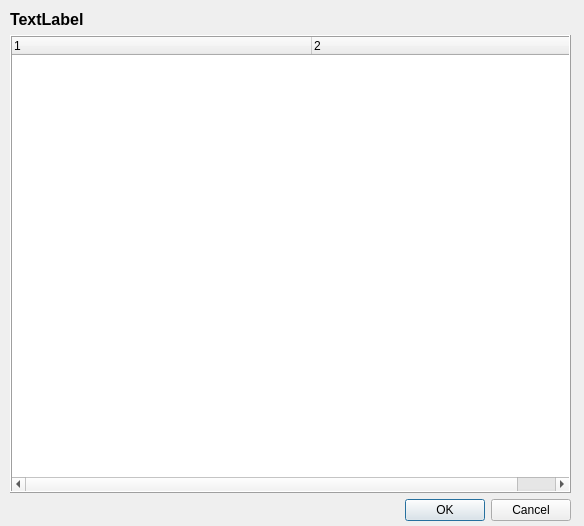
<?xml version="1.0" encoding="UTF-8"?>
<ui version="4.0">
 <class>CStatus</class>
 <widget class="QDialog" name="CStatus">
  <property name="geometry">
   <rect>
    <x>0</x>
    <y>0</y>
    <width>584</width>
    <height>526</height>
   </rect>
  </property>
  <property name="windowTitle">
   <string>Dialog</string>
  </property>
  <widget class="QWidget" name="verticalLayoutWidget">
   <property name="geometry">
    <rect>
     <x>10</x>
     <y>10</y>
     <width>561</width>
     <height>511</height>
    </rect>
   </property>
   <layout class="QVBoxLayout" name="verticalLayout">
    <item>
     <widget class="QLabel" name="lblStatus">
      <property name="font">
       <font>
        <pointsize>12</pointsize>
        <weight>75</weight>
        <bold>true</bold>
       </font>
      </property>
      <property name="text">
       <string>TextLabel</string>
      </property>
     </widget>
    </item>
    <item>
     <widget class="QTreeWidget" name="tblStatus">
      <property name="focusPolicy">
       <enum>Qt::NoFocus</enum>
      </property>
      <property name="contextMenuPolicy">
       <enum>Qt::NoContextMenu</enum>
      </property>
      <property name="toolTip">
       <string>Aktions-Protokoll des Updates</string>
      </property>
      <property name="autoFillBackground">
       <bool>true</bool>
      </property>
      <property name="frameShape">
       <enum>QFrame::Box</enum>
      </property>
      <property name="frameShadow">
       <enum>QFrame::Raised</enum>
      </property>
      <property name="editTriggers">
       <set>QAbstractItemView::NoEditTriggers</set>
      </property>
      <property name="tabKeyNavigation">
       <bool>false</bool>
      </property>
      <property name="showDropIndicator" stdset="0">
       <bool>false</bool>
      </property>
      <property name="dragDropOverwriteMode">
       <bool>false</bool>
      </property>
      <property name="alternatingRowColors">
       <bool>true</bool>
      </property>
      <property name="selectionMode">
       <enum>QAbstractItemView::NoSelection</enum>
      </property>
      <property name="selectionBehavior">
       <enum>QAbstractItemView::SelectRows</enum>
      </property>
      <property name="textElideMode">
       <enum>Qt::ElideNone</enum>
      </property>
      <property name="itemsExpandable">
       <bool>false</bool>
      </property>
      <property name="animated">
       <bool>false</bool>
      </property>
      <property name="expandsOnDoubleClick">
       <bool>false</bool>
      </property>
      <property name="columnCount">
       <number>2</number>
      </property>
      <attribute name="headerDefaultSectionSize">
       <number>300</number>
      </attribute>
      <attribute name="headerMinimumSectionSize">
       <number>300</number>
      </attribute>
      <attribute name="headerStretchLastSection">
       <bool>true</bool>
      </attribute>
      <column>
       <property name="text">
        <string notr="true">1</string>
       </property>
      </column>
      <column>
       <property name="text">
        <string notr="true">2</string>
       </property>
      </column>
     </widget>
    </item>
    <item>
     <widget class="QDialogButtonBox" name="buttonBox">
      <property name="orientation">
       <enum>Qt::Horizontal</enum>
      </property>
      <property name="standardButtons">
       <set>QDialogButtonBox::Cancel|QDialogButtonBox::Ok</set>
      </property>
     </widget>
    </item>
   </layout>
  </widget>
 </widget>
 <resources/>
 <connections>
  <connection>
   <sender>buttonBox</sender>
   <signal>accepted()</signal>
   <receiver>CStatus</receiver>
   <slot>accept()</slot>
   <hints>
    <hint type="sourcelabel">
     <x>248</x>
     <y>254</y>
    </hint>
    <hint type="destinationlabel">
     <x>157</x>
     <y>274</y>
    </hint>
   </hints>
  </connection>
  <connection>
   <sender>buttonBox</sender>
   <signal>rejected()</signal>
   <receiver>CStatus</receiver>
   <slot>reject()</slot>
   <hints>
    <hint type="sourcelabel">
     <x>316</x>
     <y>260</y>
    </hint>
    <hint type="destinationlabel">
     <x>286</x>
     <y>274</y>
    </hint>
   </hints>
  </connection>
 </connections>
</ui>
